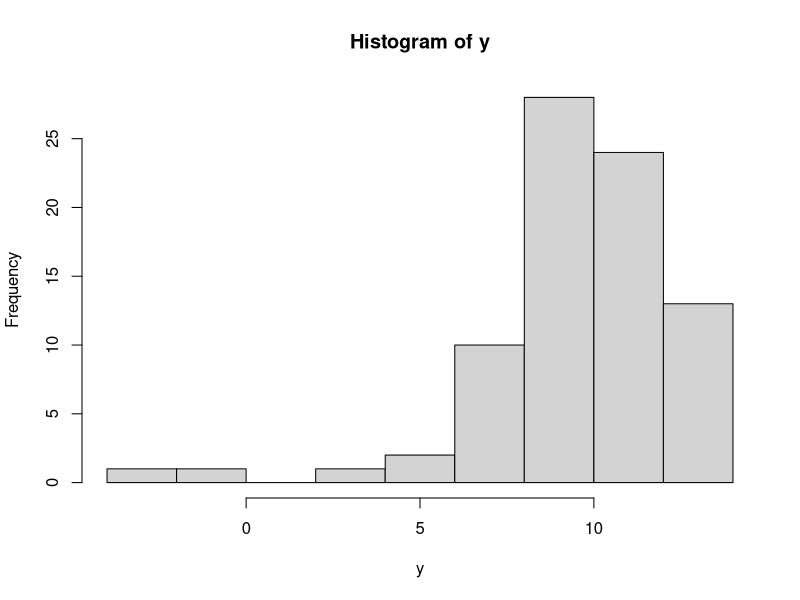

R code for this plot: (Note: this script raises an error after producing the figure.)
##########################################################################################
####Simulate data
##########################################################################################

##Generate covariate data (complete)
  ###start with 1
m1<-5
s1<-1
nx=100
set.seed(seed = 294)
x1<-rnorm(nx,mean=m1,sd=s1)


##Generate response data (include outliers)
    ###define model
mod_y<-function(x){
  2*x
}

mod_y2<-function(x){
  0.25*pi*sin(pi*x)
}
    ###Noise distribution
      alpha<-0.1
      m0<-0
      sd0<-1
      mout<-0
      sdout<-7


noise_ind<-rbinom(nx,1,alpha)
set.seed(29371)
epsilon<-(1-noise_ind)*rnorm(nx,mean=m0,sd=sd0) + noise_ind*rnorm(nx,mean=mout,sd=sdout)


##Define distribution of R - indicator of missingess
mod_r<-function(x){
  0.3*(sin(5*(x+0.2)) )^2
}
rprob<-mod_r(x1)
set.seed(3587)
r<-rbinom(length(rprob),1,rprob) #20% missing

R<-ifelse(r==1,NA,1)

##Calculate data
y<-R*mod_y(x1) + epsilon
hist(y)


dat1<-data.frame(id=1:100,outlier=noise_ind,noise=epsilon,observed=R,y=y)
filter(dat1,outlier==1)



































